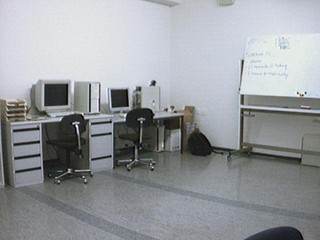
#> input picture videos/RedChair/RedChair/advbgst1_21_0006.jpg, 320 x 240 px; its folder holds 4 pictures in this run
$ python motion_analysis.py
#> lines starting #> are read from the running program, lines starting #| are printed output that depends on the picture
import cv2
import numpy as np
import matplotlib.pyplot as plt
import os
from glob import glob
from scipy import ndimage

### HELPER FUNCTIONS

def load_frames(video_dir, num_frames=None):
#> called with video_dir = 'videos/RedChair/RedChair', num_frames = 80
    frame_paths = sorted(glob(os.path.join(video_dir, '*.jpg')))
    if num_frames:
        frame_paths = frame_paths[:num_frames]
    frames = []
    for path in frame_paths:
        img = cv2.imread(path, cv2.IMREAD_GRAYSCALE) #convert to grayscale
#> img: shape (240, 320); min 0, max 255, mean 154.4
        if img is not None:
            frames.append(img.astype(np.float32))
    return np.array(frames)


# [27 lines left out: functions create_1d_gaussian, derivative_of_gaussian_1d, create_2d_gaussian, not called in this run]


def apply_temporal_filter(frames, kernel):
    filtered = np.zeros_like(frames)
    n_frames = len(frames)
    k_len = len(kernel)
    k_half = k_len // 2

    for t in range(n_frames):
        result = np.zeros_like(frames[0])
        for i, k_val in enumerate(kernel): # here we apply the kernel (convolution) to the frames
            t_idx = t + i - k_half
            if 0 <= t_idx < n_frames:
                result += k_val * frames[t_idx]
        filtered[t] = result
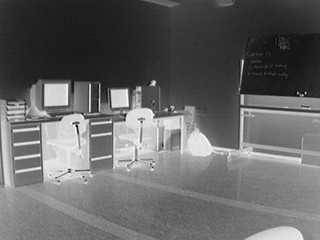
#> result: shape (240, 320) float32; min -127.5, max 0, mean -76.92; drawn with min black and max white
    return filtered


# [7 lines left out: function apply_spatial_filter, not called in this run]


def threshold_motion(derivative, threshold):
    return (np.abs(derivative) > threshold).astype(np.uint8) * 255 # if above threshold, set to 255, else 0


# [18 lines left out: functions overlay_mask_on_frame, estimate_noise_std, not called in this run]


#basic motion detection using simple temporal derivative
def analyze_basic_pipeline(frames, output_dir='output', frame_idx=25):
    #1. frames converted to grayscale when loaded in
    simple_derivative = np.array([-0.5, 0, 0.5])
    #2. apply the 1d differential operator
    temporal_deriv = apply_temporal_filter(frames, simple_derivative)

    #3. threshold the derivatives to create a mask
    threshold_val = 30 # arbitrary
    motion_mask = threshold_motion(temporal_deriv, threshold_val)

    #4. combine with original frame
#> (the run stopped early here; a loop or call above may not have finished)
